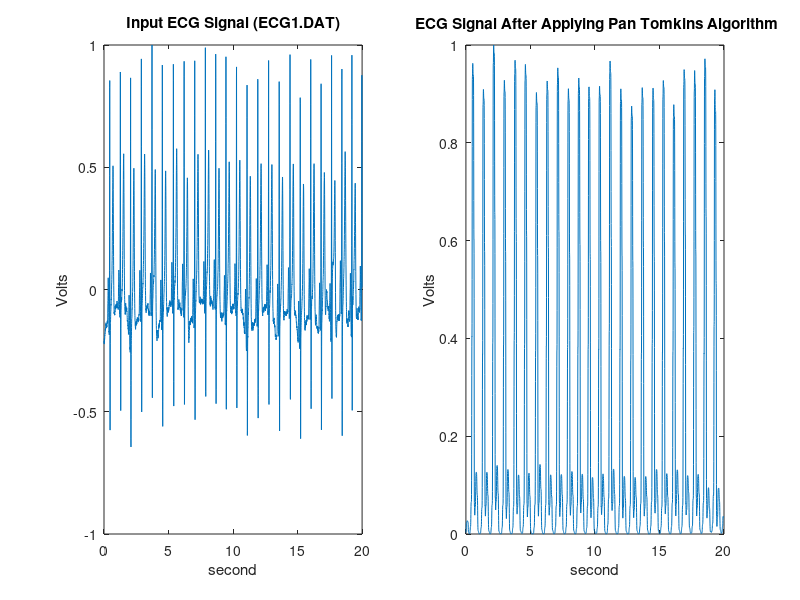

Reproduce this figure in MATLAB. (Note: this script raises an error after producing the figure.)
clear all
close all
clc

x1 = load('e1.dat'); % load the ECG signal from the file
fs = 200;              % Sampling rate 200Hz
N = length (x1);       % Signal length
t = [0:N-1]/fs;        % time index

%CANCELLATION DC DRIFT AND NORMALIZATION
x1 = x1 - mean (x1 );    % cancel DC components
x1 = x1/ max( abs(x1 )); % normalize to one

subplot(1,2,1)
plot(t,x1)
xlabel('second');ylabel('Volts');title('Input ECG Signal (ECG1.DAT)')

%First, in order to attenuate noise, the signal passes through a
%digital bandpass filter composed of cascaded high-pass and lowpass filters.
%The bandpass filter, formed using lowpass and highpass filters, reduces noise in the ECG
%signal. Noise such as muscle noise, 60 Hz interference, and baseline drift are removed by bandpass
%filtering.

%LOW PASS FILTERING
% LPF (1-z^-6)^2/(1-z^-1)^2
b=[1 0 0 0 0 0 -2 0 0 0 0 0 1];
a=[1 -2 1];
h_LP=filter(b,a,[1 zeros(1,12)]); % transfer function of LPF
x2 = conv (x1 ,h_LP);
x2 = x2/ max( abs(x2 )); % normalize , for convenience .

%HIGH PASS FILTERING
% HPF = Allpass-(Lowpass) = z^-16-[(1-z^-32)/(1-z^-1)]
b = [-1 0 0 0 0 0 0 0 0 0 0 0 0 0 0 0 32 -32 0 0 0 0 0 0 0 0 0 0 0 0 0 0 1];
a = [1 -1];
h_HP=filter(b,a,[1 zeros(1,32)]); % impulse response of HPF
x3 = conv (x2 ,h_HP);
x3 = x3/ max( abs(x3 ));

%DERIVATIVE FILTER
% Make impulse response
h = [-1 -2 0 2 1]/8;
% Apply filter
x4 = conv (x3 ,h);
x4 = x4 (2+[1: N]);
x4 = x4/ max( abs(x4 ));
%SQUARING
x5 = x4 .^2;
x5 = x5/ max( abs(x5 ));

%MOVING WINDOW INTEGRATION
% Make impulse response
h = ones (1 ,31)/31;
% Apply filter
x6 = conv (x5 ,h);
x6 = x6 (15+[1: N]);
x6 = x6/ max( abs(x6 ));
subplot(1,2,2)
plot([0:length(x6)-1]/fs,x6)
xlabel('second');ylabel('Volts');title(' ECG Signal After Applying Pan Tomkins Algorithm')

%Finding the R in QRS
y=[0:length(x6)-1]/fs;
[pks,locs]=findpeaks(x6,'MinPeakDistance',150);
[pmks,ilocs]=findpeaks(-x6,'MinPeakDistance',100);
hold on
figure(2);
subplot(1,2,1);
plot([0:length(x6)-1]/fs,x6,y(locs),pks,'o','MarkerFaceColor','r','MarkerSize',10);
title('Plotting The R for Heart Rate Calculation');
subplot(1,2,2);
plot([0:length(x6)-1]/fs,x6,y(ilocs),pmks,'o','MarkerFaceColor','g','MarkerSize',10);
title('Plotting the Q and S for Calculation of QRS Width');
%Calculating Heart Rate
%Heart Rate= (fs*60)/y;
nobh=length(pks);
tl=length(x6)/fs;
hr=(nobh*60)/tl;
disp('Heart Rate ');
fprintf('%d\n',round(hr))

%Calculating QRS Width
QrsWidth=mean(diff(ilocs));

disp('QRS Width in MiliSeconds');
fprintf('%d\n',round(QrsWidth))

